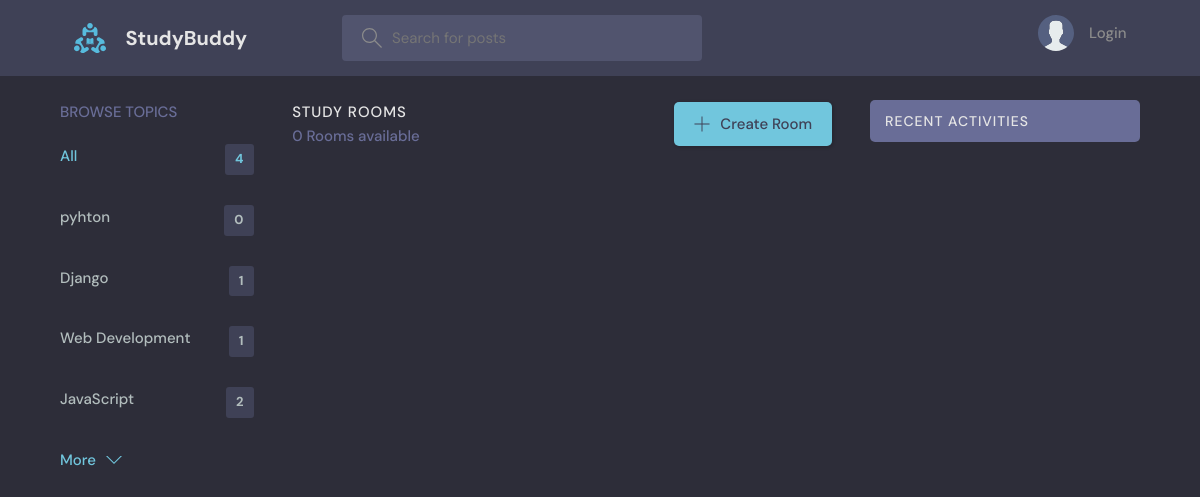
Page /?q=python on the earlier database version.
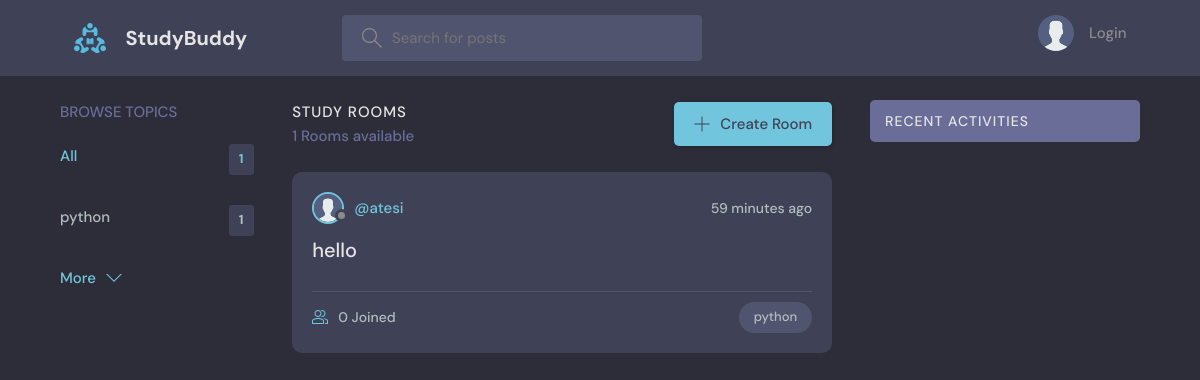
Same page on the later database version.
### base/models.py (models this page shows, shortened)
class Topic(models.Model):
    name = models.CharField(max_length=200)

class Room(models.Model):
    host = models.ForeignKey(User, on_delete=models.SET_NULL, null=True)
    topic = models.ForeignKey(Topic, on_delete=models.SET_NULL, null=True)
    name = models.CharField(max_length=200)
    description = models.TextField(null=True, blank=True)
    participants = models.ManyToManyField(
        User, related_name='participants', blank=True)
    updated = models.DateTimeField(auto_now=True)
    created = models.DateTimeField(auto_now_add=True)
    class Meta:
        ordering = ['-updated', '-created']

class User(AbstractUser):
    name = models.CharField(max_length=200, null=True)
    email = models.EmailField(unique=True, null=True)
    bio = models.TextField(null=True)
    avatar = models.ImageField(null=True, default="avatar.svg")
    USERNAME_FIELD = 'email'
    REQUIRED_FIELDS = []

### base/views.py (the view)
# urls.py: path('', views.home, name="home"),
def home(request):
    q = request.GET.get('q') if request.GET.get('q') != None else ''
    rooms = Room.objects.filter(
        Q(topic__name__icontains=q) |
        Q(name__icontains=q) |
        Q(description__icontains=q)
    )
    topics = Topic.objects.all()[0:5]
    room_count = rooms.count()
    room_messages = Message.objects.filter(
        Q(room__topic__name__icontains=q))[0:3]
    context = {'rooms': rooms, 'topics': topics,
               'room_count': room_count, 'room_messages': room_messages}
    return render(request, 'base/home.html', context)

### base/templates/base/home.html (shortened to what this page needs)
{% extends 'main.html' %}
{% block content %}
<main class="layout layout--3">
  <div class="container">
    {% include 'base/topics_component.html' %}
    <div class="roomList">
      <div class="roomList__header">
        <div>
          <h2>Study Rooms</h2>
          <p>{{room_count}} Rooms available</p>
        </div>
        <a class="btn btn--main" href="{% url 'create-room' %}">
          <svg version="1.1" xmlns="http://www.w3.org/2000/svg" width="32" height="32" viewBox="0 0 32 32">
            <title>add</title>
            <path
              d="M16.943 0.943h-1.885v14.115h-14.115v1.885h14.115v14.115h1.885v-14.115h14.115v-1.885h-14.115v-14.115z">
            </path>
          </svg>
          Create Room
        </a>
      </div>
      {% include 'base/feed_component.html' %}
    </div>
    {% include 'base/activity_component.html' %}
  </div>
</main>
{% endblock %}

### templates/main.html (shortened to what this page needs)
<!DOCTYPE html>
{% load static %}
<html lang="en">
<head>
    <link rel="stylesheet" href="{% static 'styles/style.css' %}" />
</head>
<body>
    {% include 'navbar.html' %}
    {% block content %}
    {% endblock %}
</body>
</html>

### templates/navbar.html (shortened to what this page needs)
{% load static %}
<header class="header header--loggedIn">
    <div class="container">
        <a href="{% url 'home' %}" class="header__logo">
            <img src="{% static 'images/logo.svg' %}" />
            <h1>StudyBuddy</h1>
        </a>
        <form class="header__search" method="GET" action="{% url 'home' %}">
            <label>
                <input name="q" placeholder="Search for posts" />
            </label>
        </form>
        <nav class="header__menu">
            {% if request.user.is_authenticated %}
            <div class="header__user">
                <a href="{% url 'update-user' %}">
                    <div class="avatar avatar--medium active">
                        <img src="{{request.user.avatar.url}}" />
                    </div>
                    <p>{{request.user.username}} <span>@{{request.user.username}}</span></p>
                </a>
                <button class="dropdown-button">
                    <svg version="1.1" xmlns="http://www.w3.org/2000/svg" width="32" height="32" viewBox="0 0 32 32">
                        <title>chevron-down</title>
                        <path d="M16 21l-13-13h-3l16 16 16-16h-3l-13 13z"></path>
                    </svg>
                </button>
            </div>
            {% else %}
            <a href="{% url 'login' %}">
                <img src="{% static 'images/avatar.svg' %}" />
                <p>Login</p>
            </a>
            {% endif %}
        </nav>
    </div>
</header>

### base/templates/base/topics_component.html
<div class="topics">
  <div class="topics__header">
      <h2>Browse Topics</h2>
  </div>
  <ul class="topics__list">
      <li>
          <a href="{% url 'home' %}" class="active">All <span>{{topics.count}}</span></a>
      </li>
      {% for topic in topics %}
      <li>
          <a href="{% url 'home' %}?q={{topic.name}}">{{topic.name}}<span>{{topic.room_set.all.count}}</span></a>
      </li>
      {% endfor %}
  </ul>
  <a class="btn btn--link" href="{% url 'topics' %}">
      More
      <svg version="1.1" xmlns="http://www.w3.org/2000/svg" width="32" height="32" viewBox="0 0 32 32">
          <title>chevron-down</title>
          <path d="M16 21l-13-13h-3l16 16 16-16h-3l-13 13z"></path>
      </svg>
  </a>
</div>

### base/templates/base/feed_component.html (shortened to what this page needs)
{% for room in rooms %}
<div class="roomListRoom">
    <div class="roomListRoom__header">
        <a href="{% url 'user-profile' room.host.id %}" class="roomListRoom__author">
            <div class="avatar avatar--small">
                <img src="{{room.host.avatar.url}}" />
            </div>
            <span>@{{room.host.username}}</span>
        </a>
        <div class="roomListRoom__actions">
            <span>{{room.created|timesince}} ago</span>
        </div>
    </div>
    <div class="roomListRoom__content">
        <a href="{% url 'room' room.id %}">{{room.name}}</a>
    </div>
    <div class="roomListRoom__meta">
        <a href="{% url 'room' room.id %}" class="roomListRoom__joined">
            {{room.participants.all.count}} Joined
        </a>
        <p class="roomListRoom__topic">{{room.topic.name}}</p>
    </div>
</div>
{% endfor %}

### base/templates/base/activity_component.html (shortened to what this page needs)
<div class="activities">
  <div class="activities__header">
      <h2>Recent Activities</h2>
  </div>
</div>

Differences in the rows shown:
removed Topic: name "Django", room_set.all.count "1"
removed Topic: name "Web Development", room_set.all.count "1"
removed Topic: name "JavaScript", room_set.all.count "2"
changed Topic: name "pyhton" → "python"; room_set.all.count "0" → "1"
now on this page (row edited): Room: host.avatar (placeholder picture), host.username "atesi", created "59 minutes", name "hello", participants.all.count "0", topic.name "python"
Other differences:
{{ topics.count }}: "4" → "1"
{{ room_count }}: "0" → "1"
